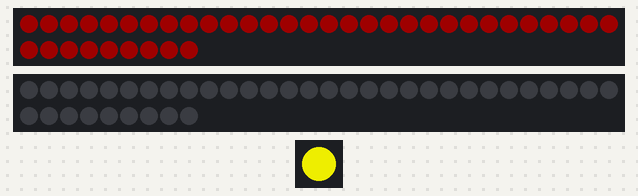
Recording of a sketch running on a simulated Arduino Uno, built with avr-gcc and run on an emulated ATmega328P. Shown: 2 × 39 RGB LEDs in strip order, left to right, continuing on the next row, 1 RGB LEDs in strip order, left to right. Dim RGB values are drawn brighter than linear.

Above: at 2.16 s.
At 11.22 s:
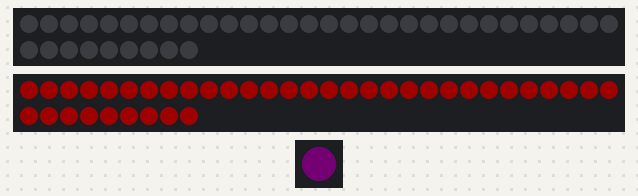
At 20.44 s:
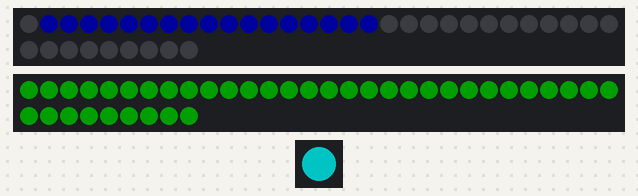
At 38.53 s:
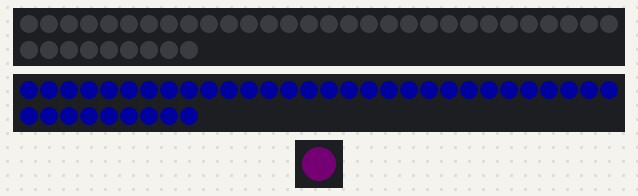
Timing chart, 0 to 40.0 s (numbered marks = the images above):
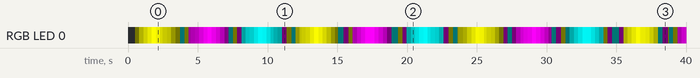

Measured:
- by itself, RGB LED 0: off → RGB(1, 1, 0) at 0.51 s, → RGB(61, 61, 0) 0.30 s later, → RGB(121, 121, 0) 0.30 s later, → RGB(181, 181, 0) 0.30 s later, … (134 changes in this stretch)

The sketch:

colorBoard.ino
```cpp
/*
 * Example of using the ChainableRGB library for controlling a Grove RGB.
 * This code puts a red dot (led) moving along a strip of blue dots.
 */

#include <ChainableLED.h>
#include <Adafruit_NeoPixel.h>
#include <avr/power.h>

//ws2802
#define PIN             6
#define PIN1            5

#define NUMPIXELS      39

//RGB chainable
#define NUM_LEDS        1

int delayval = 500; // delay for half a second
float hue = 0.0;
boolean up = true;
long start_strip = 0;
long start_strip1 = 0;
long start_RGB = 0;
long start_scroll = 0;
byte power = 0;


ChainableLED leds(7, 8, NUM_LEDS);
Adafruit_NeoPixel strip = Adafruit_NeoPixel(NUMPIXELS, PIN, NEO_GRB + NEO_KHZ800);
Adafruit_NeoPixel strip1 = Adafruit_NeoPixel(NUMPIXELS, PIN1, NEO_GRB + NEO_KHZ800);


void setup()
{
  strip.begin(); // This initializes the NeoPixel library.
  strip1.begin();
  strip.setBrightness(30);
  strip1.setBrightness(30);
  start_strip = millis();
  delay(500);
  start_strip1 = millis();
  start_scroll = millis();
  start_RGB = millis();
}

void loop()
{
  static int rgbCnt = 0;

    if(rgbCnt >= 3)
    {
      static int i = 0;
      static int color = 0;

      if(millis() - start_scroll > 60)
      {
        start_scroll = millis();
        if(i++ >= NUMPIXELS)
        {
          i = 0;
          rgbCnt = 0;
          color ++;
          if(color >= 3){
            color = 0;
          }
        }
        switch(color)
        {
          case 0:
            strip.setPixelColor(i, strip.Color(0,255,0)); // Moderately bright green color.
            strip1.setPixelColor(i, strip.Color(0,255,0)); // Moderately bright green color.
            break;
          case 1:
            strip.setPixelColor(i, strip.Color(255,0,0)); // Moderately bright red color.
            strip1.setPixelColor(i, strip.Color(255,0,0)); // Moderately bright red color.
            break;
          case 2:
            strip.setPixelColor(i, strip.Color(0,0,255)); // Moderately bright blue color.
            strip1.setPixelColor(i, strip.Color(0,0,255)); // Moderately bright blue color.
            break;
          default:
            break;
        }
        strip.show(); // This sends the updated pixel color to the hardware.
      }
    }
    else{
      if(millis() - start_strip >= 2000) {
        rgbCnt++;
        start_strip = millis();
        strip1.clear();
        strip1.show();
        colorWheel();
      }
      if(millis() - start_strip1 >= 2000) {
        start_strip1 = millis();
        strip.clear();
        strip.show();
        colorWheel1();
        delay(200);
      }
    }

  if(millis() - start_RGB >= 5)
  {
    static bool flip = true;
    static int off_time = 0;
    static int color = 0;

    start_RGB = millis();

    if(flip)
    {
      //delay(15);
    }

    if(flip){
      power++;
      if(power >= 250){
        flip = false;
      }
    }
    else{
      power--;
      if(power == 0){
        color++;
        if(color >= 3){
          color = 0;
        }
        power = 1;
        off_time++;
        if(off_time == 200){
          off_time = 0;
          flip = true;
        }
      }
    }
    switch(color){
      case 0:
        leds.setColorRGB(0, power, power, 0);
        break;
      case 1:
        leds.setColorRGB(0, 0, power, power );
        break;
      case 2:
        leds.setColorRGB(0, power, 0, power);
        break;
      default:
        break;
    }

  }
}
void colorWheel()
{
  static int i = 0;
  i++;

  if(i == 1){
    colorWipe(strip.Color(255, 0, 0), 50); // Red
  }
  if(i == 2){
    colorWipe(strip.Color(0, 255, 0), 50); // Green
  }
  if(i == 3){
    i = 0;
    colorWipe(strip.Color(0, 0, 255), 50); //
  }
}
// Fill the dots one after the other with a color
void colorWipe(uint32_t c, uint8_t wait) {
  for(uint16_t i=0; i<strip.numPixels(); i++) {
    strip.setPixelColor(i, c);
  }
  strip.show();
}

void colorWheel1()
{
  static int i = 0;
  i++;

  if(i == 1){
    colorWipe1(strip1.Color(255, 0, 0), 50); // Red
  }
  if(i == 2){
    colorWipe1(strip1.Color(0, 255, 0), 50); // Green
  }
  if(i == 3){
    i = 0;
    colorWipe1(strip1.Color(0, 0, 255), 50); //
  }
}
// Fill the dots one after the other with a color
void colorWipe1(uint32_t c, uint8_t wait) {
  for(uint16_t i=0; i<strip1.numPixels(); i++) {
    strip1.setPixelColor(i, c);
  }
  strip1.show();
}
```
